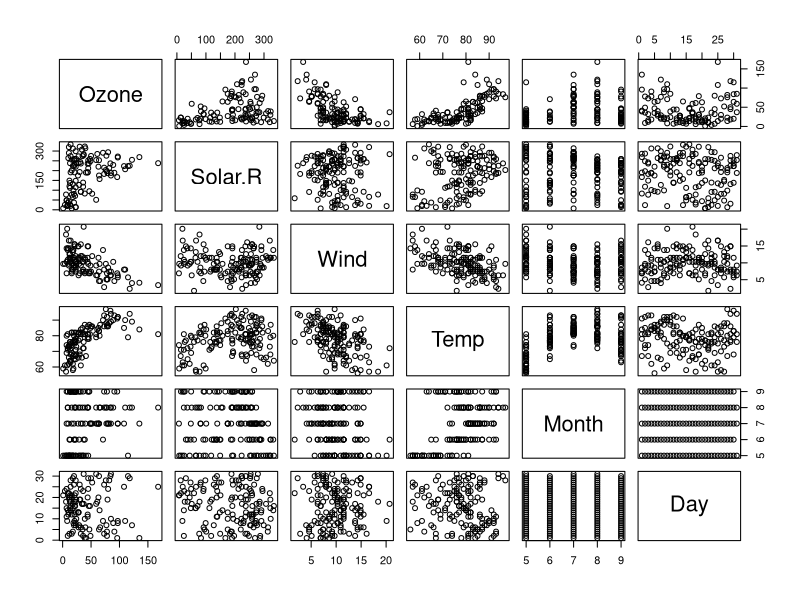
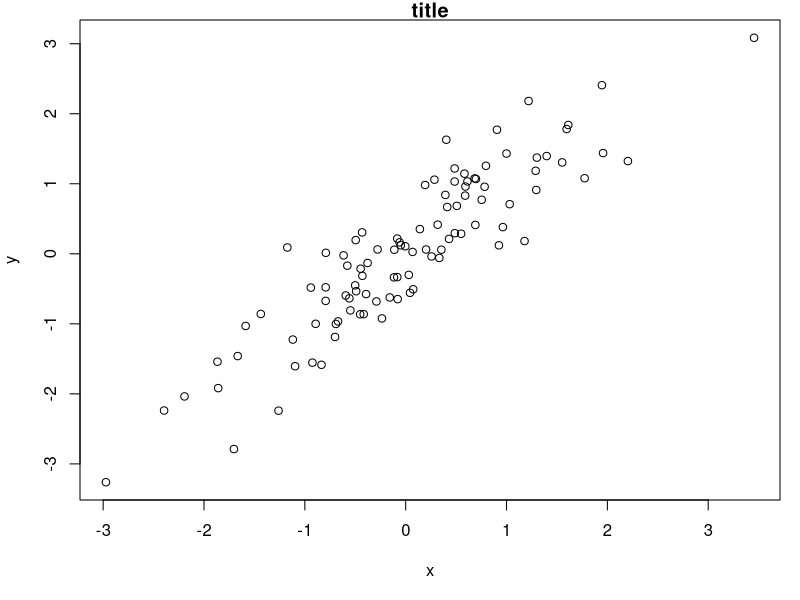

Here is the R script that generated these plots, in order:
## ---- chunk 1
library(datasets)
data("airquality")
summary(airquality)
## ---- chunk 2
pairs(airquality)
## ---- chunk 3
fit <- lm(Ozone ~ Wind + Solar.R + Temp, data = airquality)
summary(fit)
## ---- chunk 4
time <- format(Sys.time(), "%a %b %d %X %Y")
rand <- rnorm(1)
## ---- chunk 5
x <- rnorm(100)
y <- x + rnorm(100, sd = 0.5) 
## ---- chunk 6
par(mar = c(5,4,1,1))
plot(x,y, main = "title") 
## ---- chunk 7
library(xtable)
xt <- xtable(summary(fit))
print(xt, type = "html")
